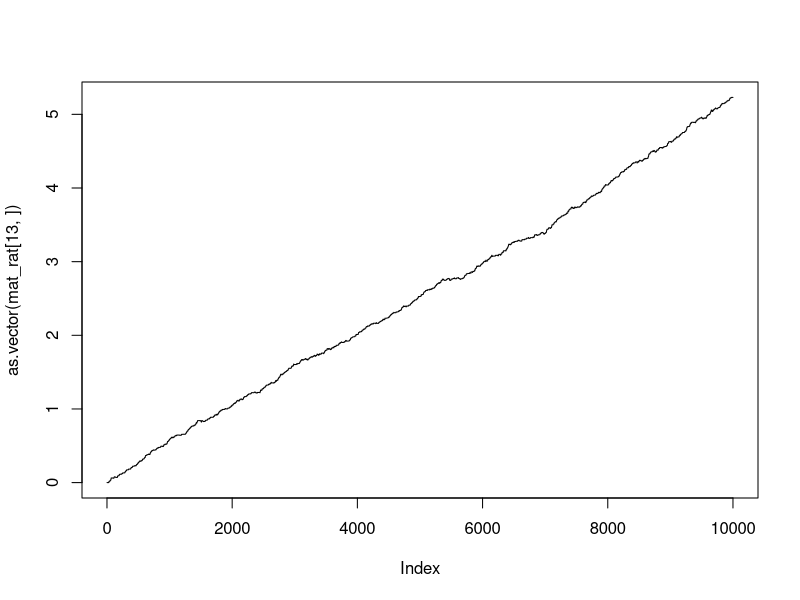
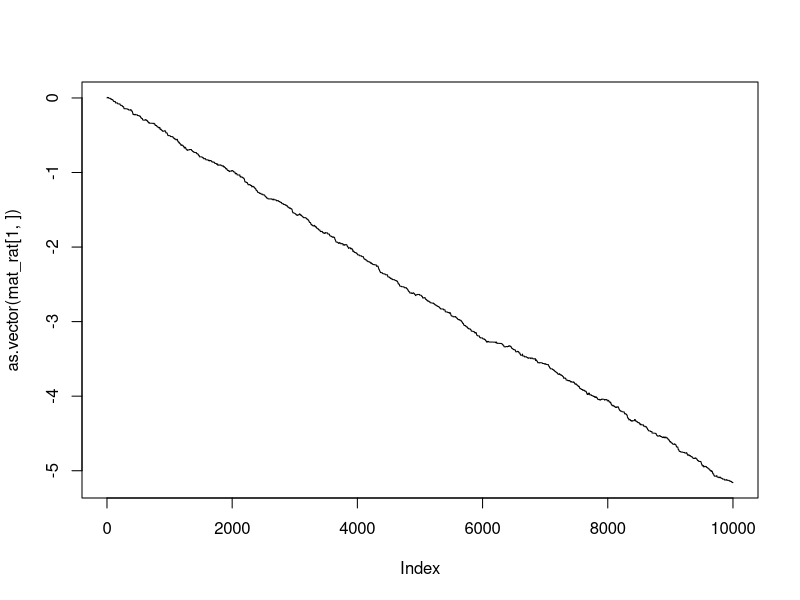
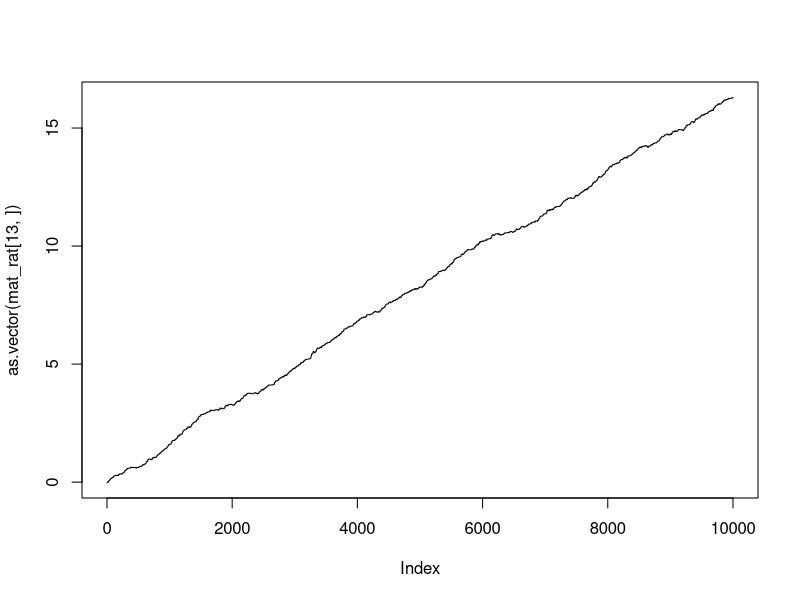
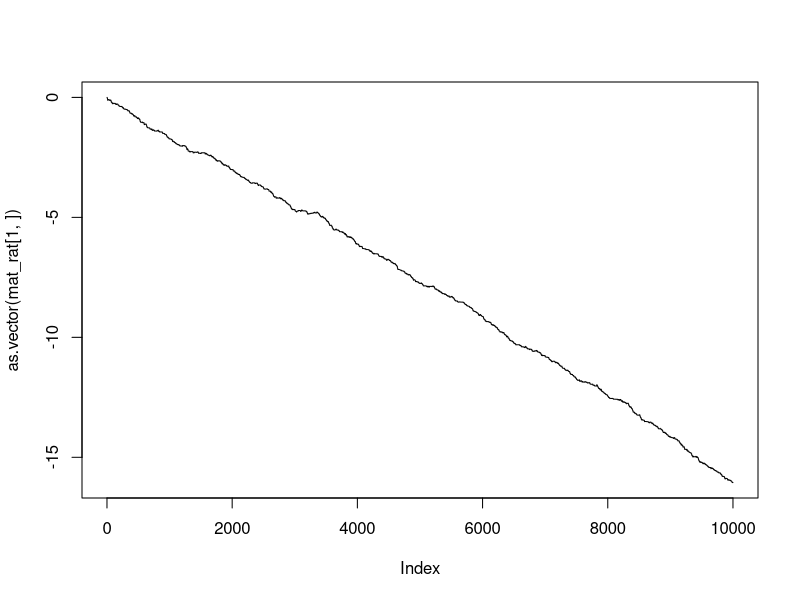
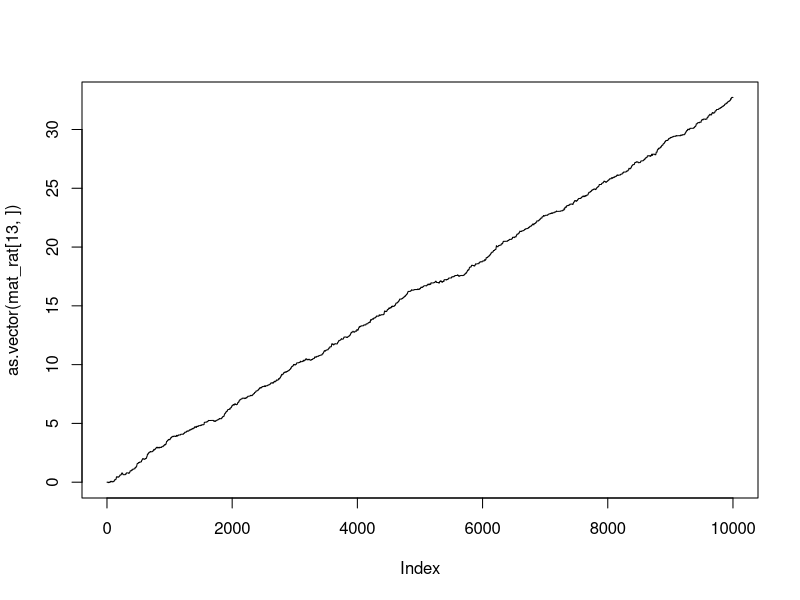
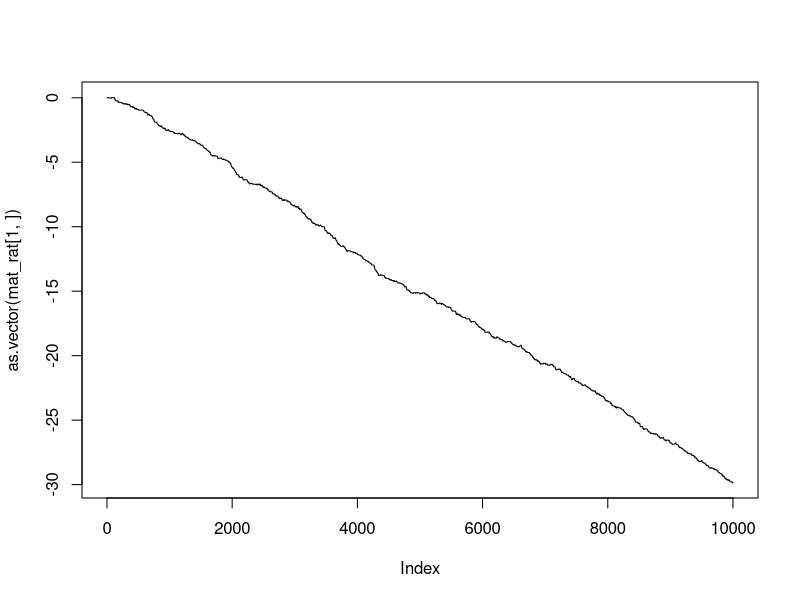
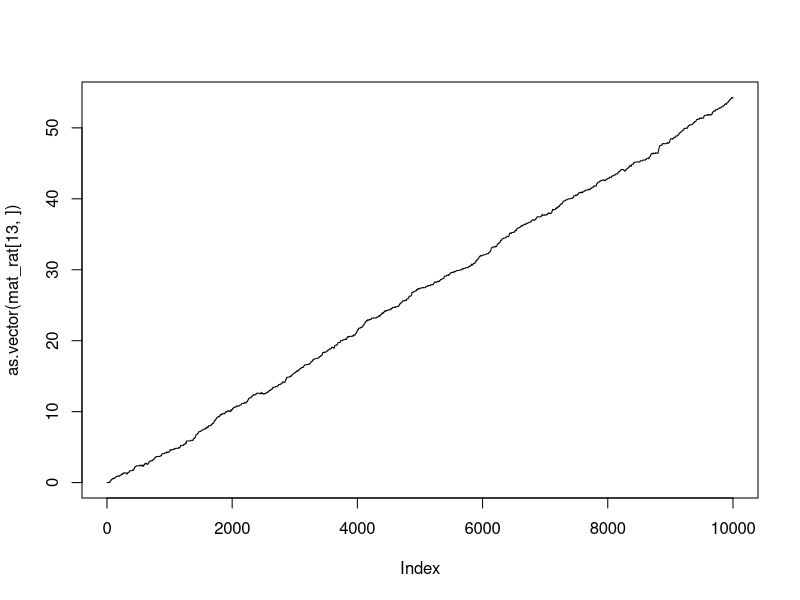
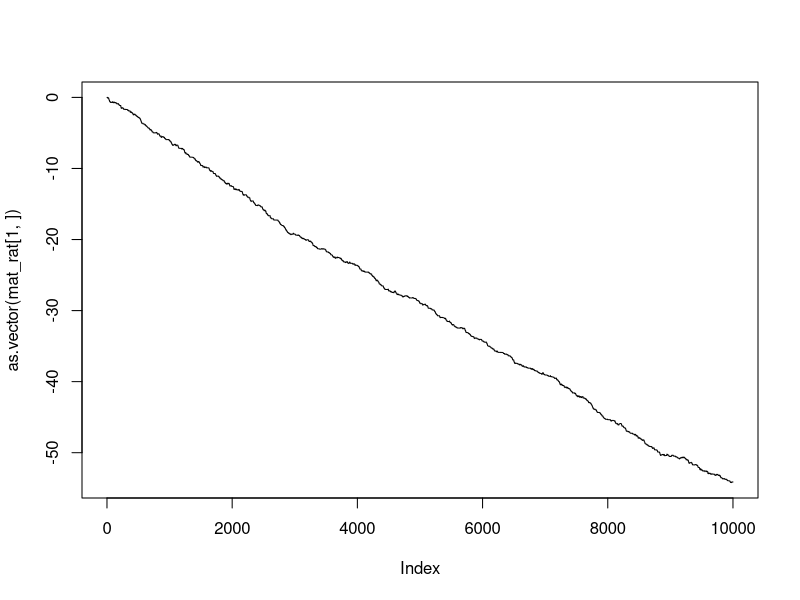

These figures' R source, in order:
## ---- chunk 1
# 1. Suppose you have a bankroll of $1000 and make bets of $100 on a fair game. By simulating the outcome
# directly for at most 5000 iterations of the game (or hands), estimate the following. (You must stop
# playing if your player has gone bust.)
# 
# a. the probability that you have “busted” (lost all your money) by the time you have placed your
# one hundredth bet.
# Probability of going bust by 100th hand  = 0.3156

# We simulate 5000 iterations of game where each game stops if the player has gone bust or has played 5000 hands without going bust.

bankroll = 1000
each_bet = 100

iterations = 5000

# probability to win a game. Lets assume there 50% chance of winning any game
p = 0.5
game_id = c()
hands_to_bust = c()
set.seed(1012)
all_bankroll = c()
for(i in 1:iterations){
  bankroll = 1000
  num_hands = 0
  while((bankroll > 0) & (num_hands < 5000)){ 
    # continue playing until you've gone bust. and number of hands is less than 5000.
    result = sample( c(0,1), 1, prob = c(1-p,p))
    bankroll = bankroll - each_bet + (result * 2 * each_bet)
    num_hands = num_hands + 1
  }
  game_id = c(game_id, i)
  hands_to_bust = c(hands_to_bust, num_hands)
  all_bankroll = c(all_bankroll, bankroll)
}

# probability of going bust by 100th hand  = 0.3156
sum(hands_to_bust<=100)/length(hands_to_bust)

# b. the probability that you have busted by the time you have placed your five hundredth bet by
# simulating the outcome directly.
# Probability of going bust by 500th hand  = 0.6472
sum(hands_to_bust<=500)/length(hands_to_bust)

# c. the mean time you go bust, given that you go bust within the first 5000 hands.
# Mean time to go bust, if you go bust within 5000 hands = 1053.022 hands.

req_hands = hands_to_bust[hands_to_bust<=5000] #select hands where we go bust in first 5000 hands.
mean(req_hands)


# d. the mean and variance of your bankroll after 100 hands (including busts).
# mean = $ 984
# variance = $ 9,792,065
# mean and variance of first 100 hands. 
req_bankroll = all_bankroll[1:100]
mean(req_bankroll)
var(req_bankroll)

# e. the mean and variance of your bankroll after 500 hands (including busts).
# mean = $ 1184
# variance = $ 11,858,822
# mean and variance of first 100 hands. 
req_bankroll = all_bankroll[1:500]
mean(req_bankroll)
var(req_bankroll)

# 2. Repeat the previous problem with betting on black in American roulette, where the probability of
# winning on any spin is 18/38 for an even payout.
# Everything remains the same except probability of winning .
p = 18/38
# We simulate 5000 iterations of game where each game stops if the player has gone bust or has played 5000 hands without going bust.

bankroll = 1000
each_bet = 100

iterations = 5000

# probability to win a game. Lets assume there 50% chance of winning any game
game_id = c()
hands_to_bust = c()
set.seed(1012)
all_bankroll = c()
for(i in 1:iterations){
  bankroll = 1000
  num_hands = 0
  while((bankroll > 0) & (num_hands < 5000)){ 
    # continue playing until you've gone bust. and number of hands is less than 5000.
    result = sample( c(0,1), 1, prob = c(1-p,p))
    bankroll = bankroll - each_bet + (result * 2 * each_bet)
    num_hands = num_hands + 1
  }
  game_id = c(game_id, i)
  hands_to_bust = c(hands_to_bust, num_hands)
  all_bankroll = c(all_bankroll, bankroll)
}

# a. the probability that you have “busted” (lost all your money) by the time you have placed your
# one hundredth bet.
# probability of going bust by 100th hand  = 0.4976

sum(hands_to_bust<=100)/length(hands_to_bust)

# b. the probability that you have busted by the time you have placed your five hundredth bet by
# simulating the outcome directly.
# probability of going bust by 500th hand  = 0.9216
sum(hands_to_bust<=500)/length(hands_to_bust)


# c. the mean time you go bust, given that you go bust within the first 5000 hands.
# mean time to go bust, if you go bust within 5000 hands = 186.5932 hands.

req_hands = hands_to_bust[hands_to_bust<=5000] #select hands where we go bust in first 5000 hands.
mean(req_hands)


# d. the mean and variance of your bankroll after 100 hands (including busts).
# mean = $ 0
# variance = $ 0
# mean and variance of first 100 hands. 
req_bankroll = all_bankroll[1:100]
mean(req_bankroll)
var(req_bankroll)

# e. the mean and variance of your bankroll after 500 hands (including busts).
# mean = $ 0
# variance = $ 0
# mean and variance of first 100 hands. 
req_bankroll = all_bankroll[1:500]
mean(req_bankroll)
var(req_bankroll)


# 3. For the American roulette problem in the previous question, you calculated a mean value. Because you
# saved these final results in a vector, use the bootstrap to estimate the variance of the return in each
# case for your final answer.

var(all_bankroll)
## ---- chunk 2
# 4. Create a “true” vector of ratings for 13 players whose ratings range from -2 to 2 in even intervals.
# Create another vector with the current ratings which will be updated on a game-by-game basis, and a
# matrix with 13 rows and 10,000 columns into which we will deposit the ratings over time.

set.seed(10121)

true_rat = seq(-2,2,length.out = 13)
curr_rat = 1:13#rep(,13) # assuming all have same current rating = 0
mat_rat = matrix(0,nrow = 13, ncol = 10000)

# 5. Write a function that simulates a game between players i and j given their true underlying ratings. This
# should be a simple draw from rbinom(1,1,p) with the appropriate probability.

win_prob = function(i, j){
  
  rating_i = true_rat[i]
  rating_j = true_rat[j]
  
  pA = 1/(1 + (exp(rating_j - rating_i)))
  return(pA)
}

play_game = function(i,j){

  pA = win_prob(i,j)
  rbinom(1,1,pA)
  
}

play_game(3,4)

# 6. Write a function that, given a value of K, replaces the ratings for the two players who just played a
# game with their updated ratings given the result from the previous question.

# i = sel_ply[1]
# j = sel_ply[2]

update_rating = function(i,j,K,result,obs_rating){
  
  # result = play_game(i,j)
  pA = win_prob(i,j)
  
  if(result == 1){ # player i wins
    
    obs_rating[i] = obs_rating[i] + K*(1-pA)
    obs_rating[j] = obs_rating[j] - K*(pA)
    
  } else {
    
    obs_rating[j] = obs_rating[j] + K*(1-pA)
    obs_rating[i] = obs_rating[i] - K*(pA)
    
    }
  obs_rating
}
  

# 7. Write a function that selects two players at random from the 13, makes them play a game according to
# their true ratings, and updates their observed ratings.
stimulate_a_game = function(K, obs_rating){
  
  sel_ply = sample(1:13,2)
  result = play_game(sel_ply[1],sel_ply[2])
  update_rating(sel_ply[1],sel_ply[2], K, result,obs_rating)
  
  }

# 8. Finally, write a function that simulates a tournament as prescribed above: 10,000 games should be
# played between randomly chosen opponents, and the updated ratings should be saved in your rating
# matrix by iteration.
# K = 0.01
stimulate_tournament = function(K){
  
  rating_now = rep(0, 13) # assuming all have same current rating = 0
  
  for(i in 1:10000){
    
    rating_now = stimulate_a_game(K, obs_rating = rating_now)
    # print(rating_now)
    mat_rat[,i] <<- rating_now
    
  }
}

# 9. Run this tournament with K = 0.01. Plot the rating for the best player over time using plot(...,
# ty="l"); add the rating for the worst player using lines(...). Do they appear to converge to the
# true ratings?

stimulate_tournament(K= 0.01)
mat_rat[,10000]

plot(as.vector(mat_rat[13,]),ty = 'l')
plot(as.vector(mat_rat[1,]),ty = 'l')

# 10. Repeat the previous step with K equal to 0.03, 0.06, 0.1, 0.3, 0.6 and 1. Which appears to give the
# most reliable rating results?
stimulate_tournament(K= 0.03)
mat_rat[,10000]

plot(as.vector(mat_rat[13,]),ty = 'l')
plot(as.vector(mat_rat[1,]),ty = 'l')

stimulate_tournament(K= 0.06)
mat_rat[,10000]

plot(as.vector(mat_rat[13,]),ty = 'l')
plot(as.vector(mat_rat[1,]),ty = 'l')

stimulate_tournament(K= 0.1)
mat_rat[,10000]

plot(as.vector(mat_rat[13,]),ty = 'l')
plot(as.vector(mat_rat[1,]),ty = 'l')

stimulate_tournament(K= 0.3)
mat_rat[,10000]

plot(as.vector(mat_rat[13,]),ty = 'l')
plot(as.vector(mat_rat[1,]),ty = 'l')

stimulate_tournament(K= 0.6)
mat_rat[,10000]

plot(as.vector(mat_rat[13,]),ty = 'l')
plot(as.vector(mat_rat[1,]),ty = 'l')

stimulate_tournament(K= 1)
mat_rat[,10000]

plot(as.vector(mat_rat[13,]),ty = 'l')
plot(as.vector(mat_rat[1,]),ty = 'l')


